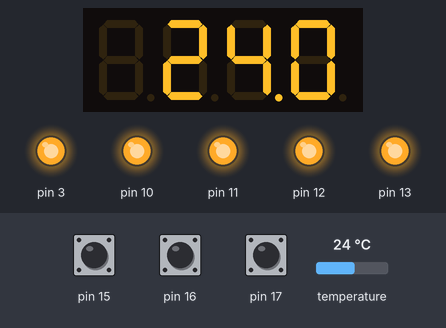
Simulated run of this sketch. Board: Arduino Uno, built with avr-gcc and run on an emulated ATmega328P. On the bench: 4-digit seven-segment display, output pins drawn as LEDs (lit = HIGH). The test bench sets the inputs (shaded band); at power-on: temperature 24 °C, pin 15 HIGH, pin 16 HIGH, pin 17 HIGH.

Above: at 1.2 s.
1.3 s: temperature set to 12 °C
At 1.9 s:
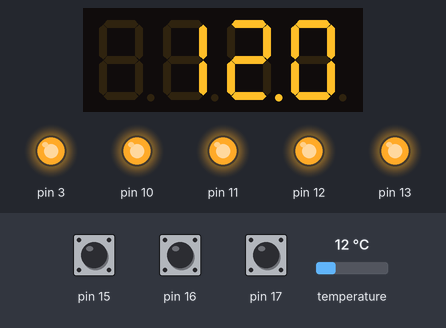
2.8 s: temperature set to 19 °C
At 3.3 s:
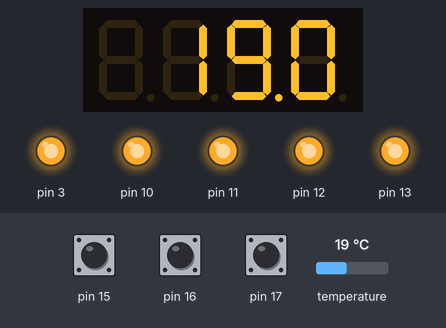
4.3 s: temperature set to 28 °C
At 4.6 s:
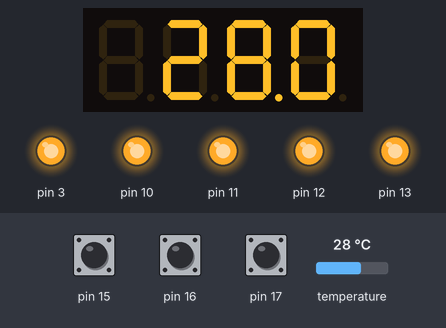
Timing chart, 0 to 7.3 s (numbered marks = the images above; inputs shaded):
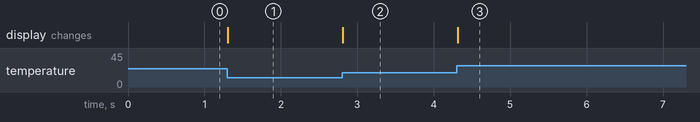

The sketch:

Multifuncao09-LM35.ino
```cpp
/*MATERIAL USADO COMO BASE:
 * https://www.mpja.com/download/hackatronics-arduino-multi-function-shield.pdf
 * código adaptado da página 10
 */
#include <TimerOne.h>
#include <Wire.h>
#include <MultiFuncShield.h>


// NOTE: make sure jumper J1 is removed from shield, and that LM35 is inserted correctly.
void setup() {
 // put your setup code here, to run once:
 Timer1.initialize();
 MFS.initialize(&Timer1); // initialize multi-function shield library

 // Initialize using a low pass filter.
 // Choose either: SMOOTHING_NONE, SMOOTHING_MODERATE or SMOOTHING_STRONG
 MFS.initLM35(SMOOTHING_MODERATE);
}
void loop() {
 // put your main code here, to run repeatedly:
 int tempCentigrade = MFS.getLM35Data(); // get centigrade in 1/10 of degree.

 MFS.write((float)tempCentigrade / 10, 1); // display temp to 1 decimal place.
 delay(100);


}
```

Measured:
- after the input at 1.3 s, the display: changes at once (image 1)
- after the input at 2.8 s, the display: changes at once (image 2)
- after the input at 4.3 s, the display: changes at once (image 3)
